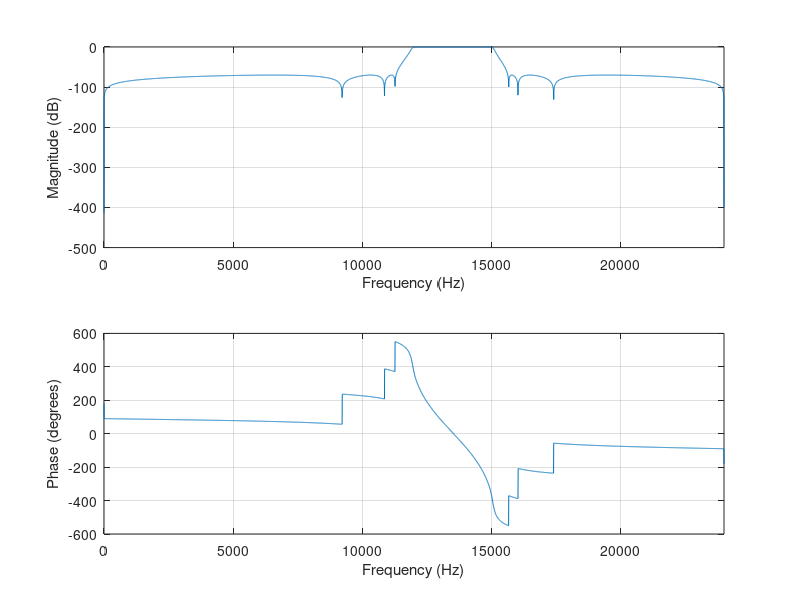

Write the MATLAB code that produced this figure.
% Author: ECE486 Spring 2015 Lab Group 2
% Author: Jacob Allenwood, Travis Russell, Jeremiah Simonsen
% Date: 04/10/15
%
% This script gives a basic outline to design an elliptical filter.
% Elliptical filters give lowest order, so they are used by default.
% 
% This script is currently setup to design a bandpass filter that
% that has less than 0.1 dB ripple in the pass band of 12 kHz to 15 kHz.
% A stop band of 70 dB is achieved beyond 11.2 kHz and under 16 kHz.
%
% The values can easily be modified to design other band pass and low pass
% filters.

Fs = 48e3; % sampling frequency
Wp = [12e3 15e3]; % enter the pass band frequencies (2 for BP, 1 for LP/HP)
Ws = [11.2e3 16e3]; % enter the stop band frequencies (same as above)
Rp = 0.1; % enter pass band ripple in dB
Rs = 70; % enter stop band ripple
[N, Wp] = ellipord(Wp/Fs*2, Ws/Fs*2, Rp, Rs); % find filter order
[b,a] = ellip(N, Rp, Rs, Wp); % find filter
freqz(b,a,1024*4,Fs) % plot it

